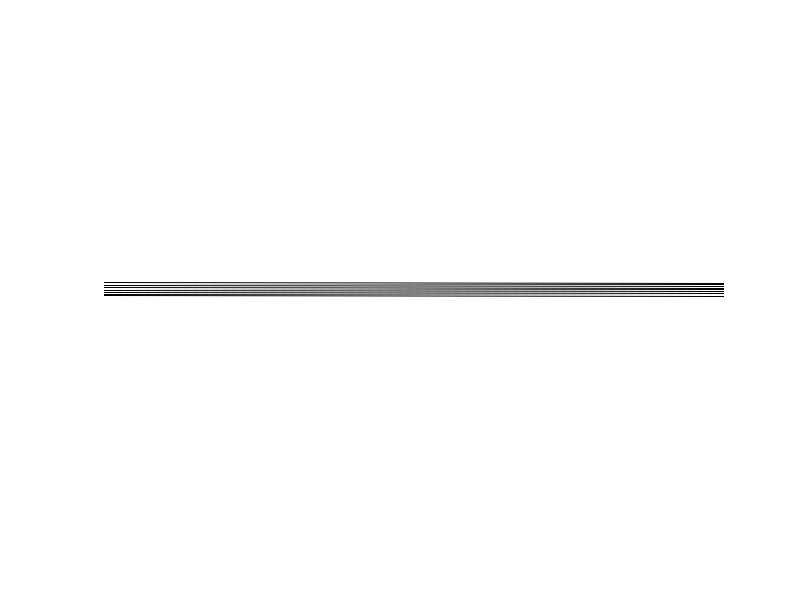

Source code (MATLAB):
%% test image 1
test_image=uint8(zeros(480,640));
test_image(:,:)=200;
test_image(:,320)=15;
imshow(test_image)

%% test image 2
test_image=uint8(zeros(480,640));
test_image(:,:)=200;
test_image(240,:)=15;
imshow(test_image)

%% test image 3
test_image=uint8(zeros(480,640));
test_image(:,:)=200;
test_image(:,1:2:end)=15;%% test image 3

imshow(test_image)

%% test image 4
test_image=uint8(zeros(4,512));
for i=2:4
test_image(i,:)=test_image(i-1,:)+8
end
imshow(test_image)


%% test 5 - chess
test_image=uint8(zeros(32,32));
test_image(:,:)=32;
test_image(1:2:end,1:2:end)=254;
test_image(2:2:end,2:2:end)=254;
imshow(test_image)

%% test 6 - 
test_image=uint8(zeros(384,512));
for i=2:2:512
test_image(:,i)=test_image(:,i-1)+1;
test_image(:,i+1)=test_image(:,i-1)+1;
end
imshow(test_image)

%% test image 7
test_image=uint8(zeros(12,512));
x=uint8(linspace(1,256,512));
for i=1:2:12
    test_image(i,:)=x;
end

for i=2:2:12
    test_image(i,:)=fliplr(x);
end
imshow(test_image)
